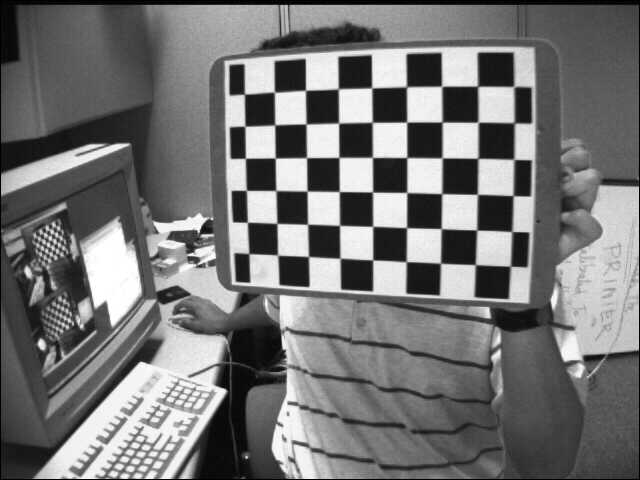
#> input picture resource/data/left01.jpg, 640 x 480 px, found by its file name
$ python imageGradient1.py   (older library calls are emulated)
#> lines starting #> are read from the running program, lines starting #| are printed output that depends on the picture
import cv2
import numpy as np
from matplotlib import pyplot as plt

img = cv2.imread('resource\\data\\left01.jpg')
#> img is the input picture: shape (480, 640, 3); min 0, max 255, mean 116.6
print(img.shape)
#| (480, 640, 3)

laplacian = cv2.Laplacian(img, cv2.CV_64F)
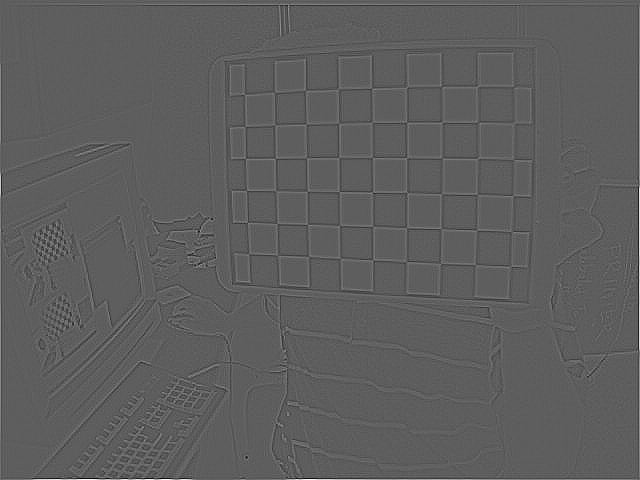
#> laplacian: shape (480, 640, 3) float64; min -293, max 501, mean 0.5; drawn with min black and max white
sobel_x = cv2.Sobel(img, cv2.CV_64F, 1, 0, ksize=5)
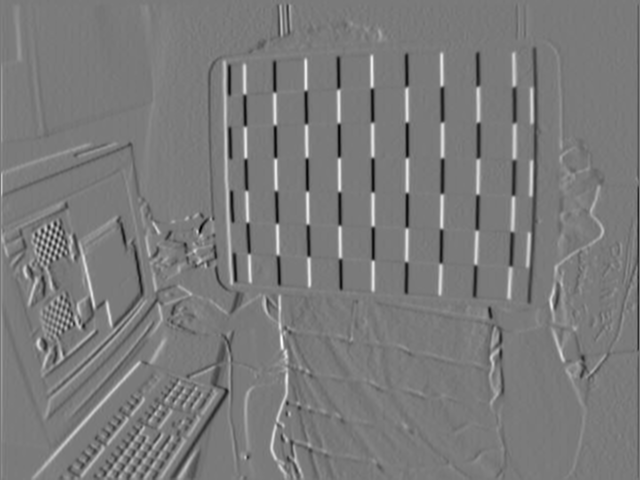
#> sobel_x: shape (480, 640, 3) float64; min -9572, max 10332, mean 7.9; drawn with min black and max white
sobel_y = cv2.Sobel(img, cv2.CV_64F, 0, 1, ksize=5)
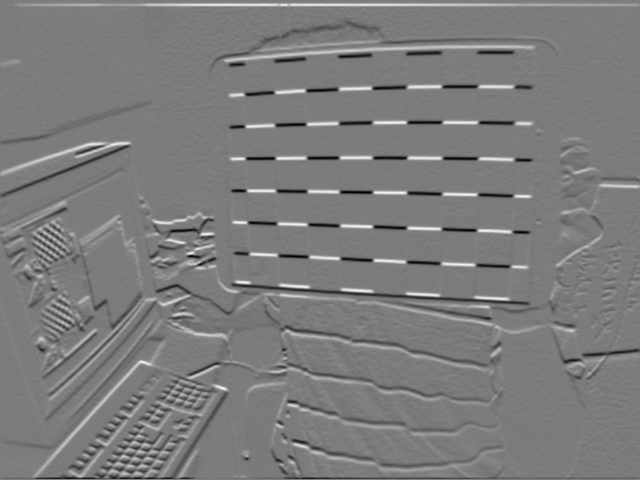
#> sobel_y: shape (480, 640, 3) float64; min -9462, max 9965, mean 16.9; drawn with min black and max white

absX = cv2.convertScaleAbs(sobel_x)
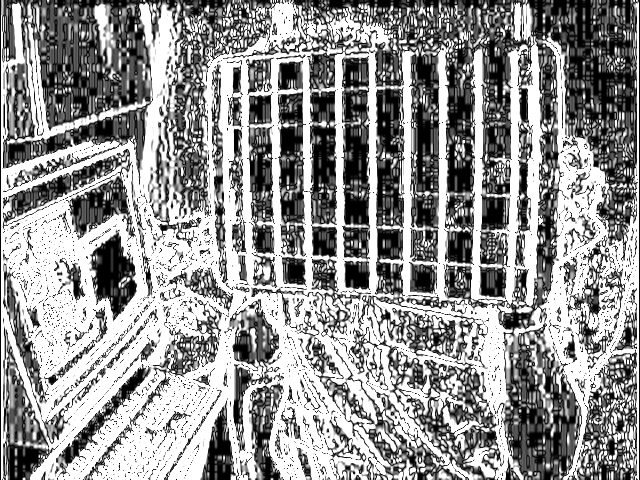
#> absX: shape (480, 640, 3); min 0, max 255, mean 146.7
absY = cv2.convertScaleAbs(sobel_y)
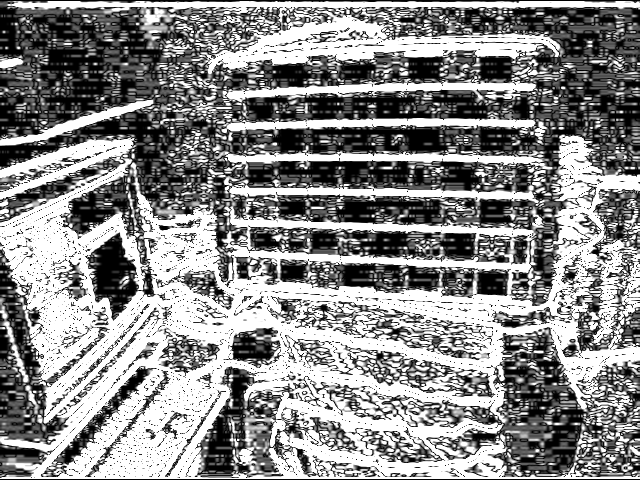
#> absY: shape (480, 640, 3); min 0, max 255, mean 138.8

dst = cv2.addWeighted(absX,0.5, absY, 0.5, 0)
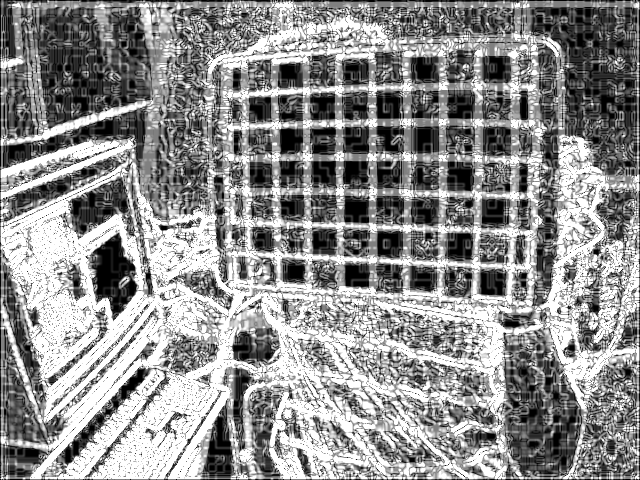
#> dst: shape (480, 640, 3); min 0, max 255, mean 142.8

plt.subplot(2,3,1),plt.imshow(img, cmap='gray')
plt.title('Original'), plt.xticks([]), plt.yticks([])
plt.subplot(2,3,2), plt.imshow(laplacian, cmap='gray')
plt.title('Laplacian'), plt.xticks([]), plt.yticks([])
plt.subplot(2,3,3), plt.imshow(sobel_x, cmap='gray')
plt.title('Sobel_x'), plt.xticks([]), plt.yticks([])
plt.subplot(2,3,4), plt.imshow(sobel_y, cmap='gray')
plt.title('Sobel_y'), plt.xticks([]), plt.yticks([])
plt.subplot(2,3,5), plt.imshow(dst, cmap='gray')
plt.title('dst'), plt.xticks([]), plt.yticks([])

plt.show()
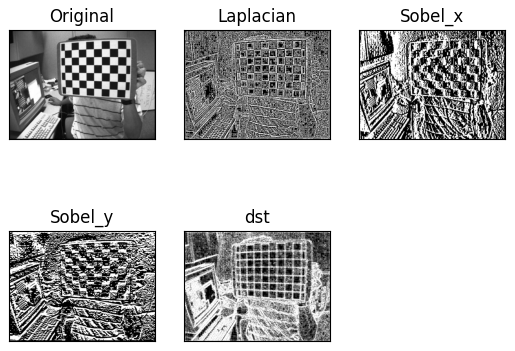
#> figure drawn by matplotlib, 5 panels

$ run again, with resource/data/left02.jpg copied over resource/data/left01.jpg
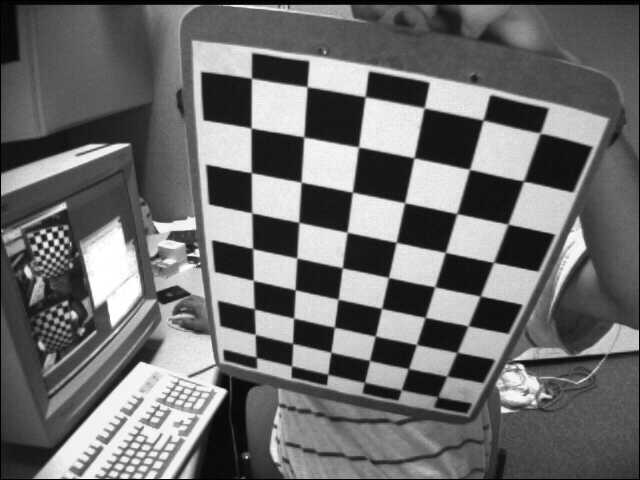
#> input picture resource/data/left02.jpg, 640 x 480 px, found by its file name
#> img is the input picture: shape (480, 640, 3); min 0, max 255, mean 109
#| (480, 640, 3)
#> `sobel_y = cv2.Sobel(img, cv2.CV_64F, 0, 1, ksize=5)`:
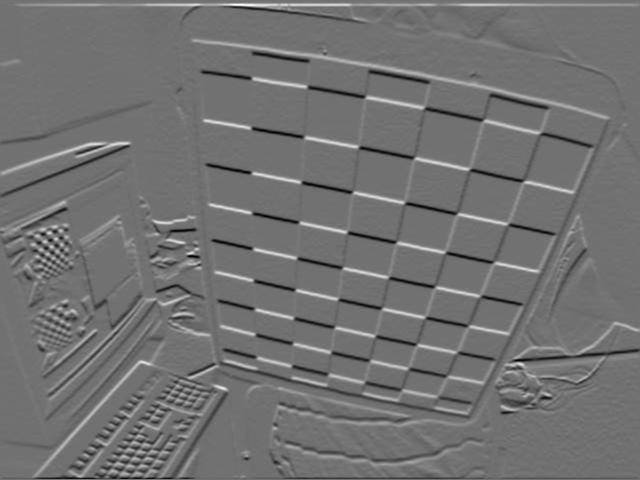
#> sobel_y: shape (480, 640, 3) float64; min -8925, max 11088, mean 16.3; drawn with min black and max white
#> `dst = cv2.addWeighted(absX,0.5, absY, 0.5, 0)`:
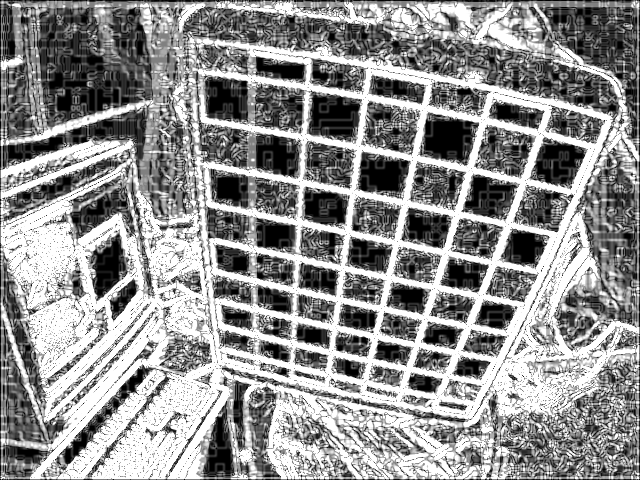
#> dst: shape (480, 640, 3); min 0, max 255, mean 144.4

$ run again, with resource/data/left03.jpg copied over resource/data/left01.jpg
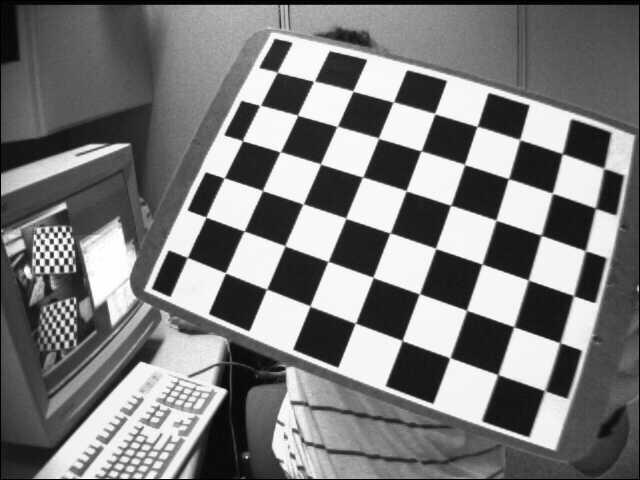
#> input picture resource/data/left03.jpg, 640 x 480 px, found by its file name
#> img is the input picture: shape (480, 640, 3); min 0, max 255, mean 122.9
#| (480, 640, 3)
#> `sobel_y = cv2.Sobel(img, cv2.CV_64F, 0, 1, ksize=5)`:
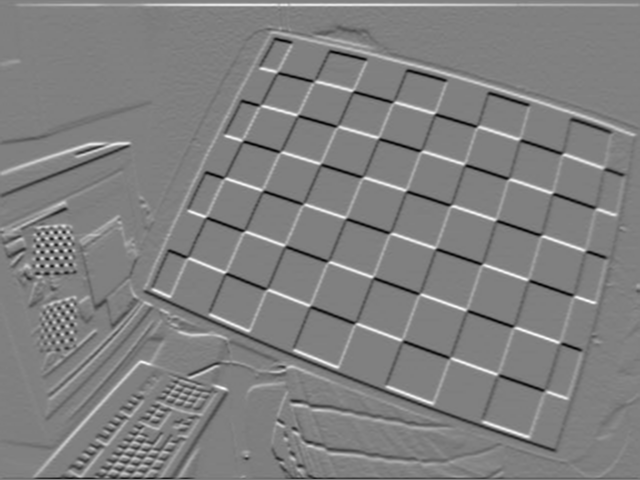
#> sobel_y: shape (480, 640, 3) float64; min -9901, max 9822, mean 17.3; drawn with min black and max white
#> `dst = cv2.addWeighted(absX,0.5, absY, 0.5, 0)`:
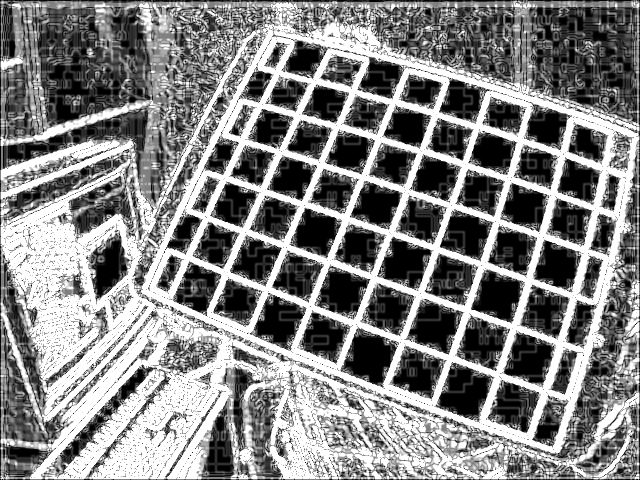
#> dst: shape (480, 640, 3); min 0, max 255, mean 130.9
